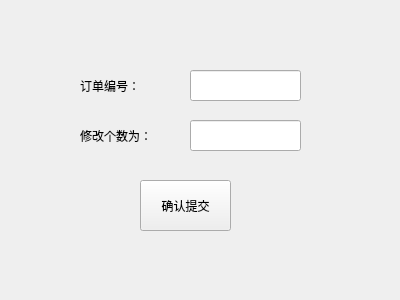
<?xml version="1.0" encoding="UTF-8"?>
<ui version="4.0">
 <class>refinelist</class>
 <widget class="QWidget" name="refinelist">
  <property name="geometry">
   <rect>
    <x>0</x>
    <y>0</y>
    <width>400</width>
    <height>300</height>
   </rect>
  </property>
  <property name="windowTitle">
   <string>Form</string>
  </property>
  <widget class="QLineEdit" name="lineEdit">
   <property name="geometry">
    <rect>
     <x>190</x>
     <y>70</y>
     <width>111</width>
     <height>31</height>
    </rect>
   </property>
  </widget>
  <widget class="QLabel" name="label">
   <property name="geometry">
    <rect>
     <x>80</x>
     <y>70</y>
     <width>81</width>
     <height>31</height>
    </rect>
   </property>
   <property name="text">
    <string>订单编号：</string>
   </property>
  </widget>
  <widget class="QLabel" name="label_2">
   <property name="geometry">
    <rect>
     <x>80</x>
     <y>120</y>
     <width>101</width>
     <height>31</height>
    </rect>
   </property>
   <property name="text">
    <string>修改个数为：</string>
   </property>
  </widget>
  <widget class="QLineEdit" name="lineEdit_2">
   <property name="geometry">
    <rect>
     <x>190</x>
     <y>120</y>
     <width>111</width>
     <height>31</height>
    </rect>
   </property>
  </widget>
  <widget class="QPushButton" name="pushButton">
   <property name="geometry">
    <rect>
     <x>140</x>
     <y>180</y>
     <width>91</width>
     <height>51</height>
    </rect>
   </property>
   <property name="text">
    <string>确认提交</string>
   </property>
  </widget>
 </widget>
 <resources/>
 <connections/>
</ui>
